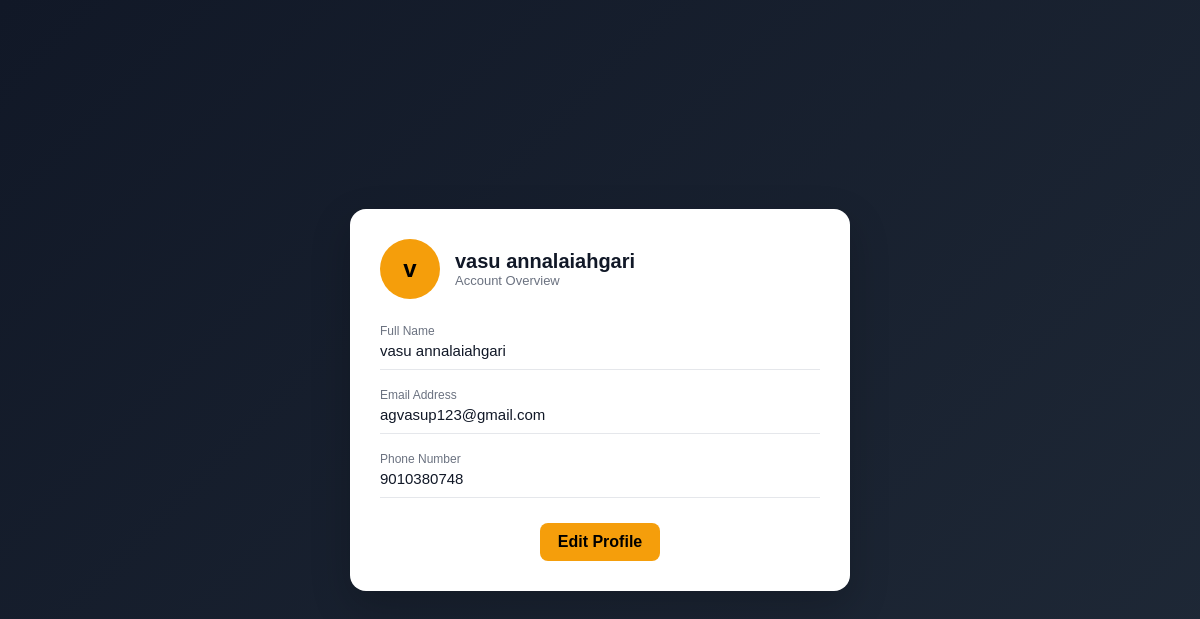
The page /profile/ (signed in) on the database as committed earlier.
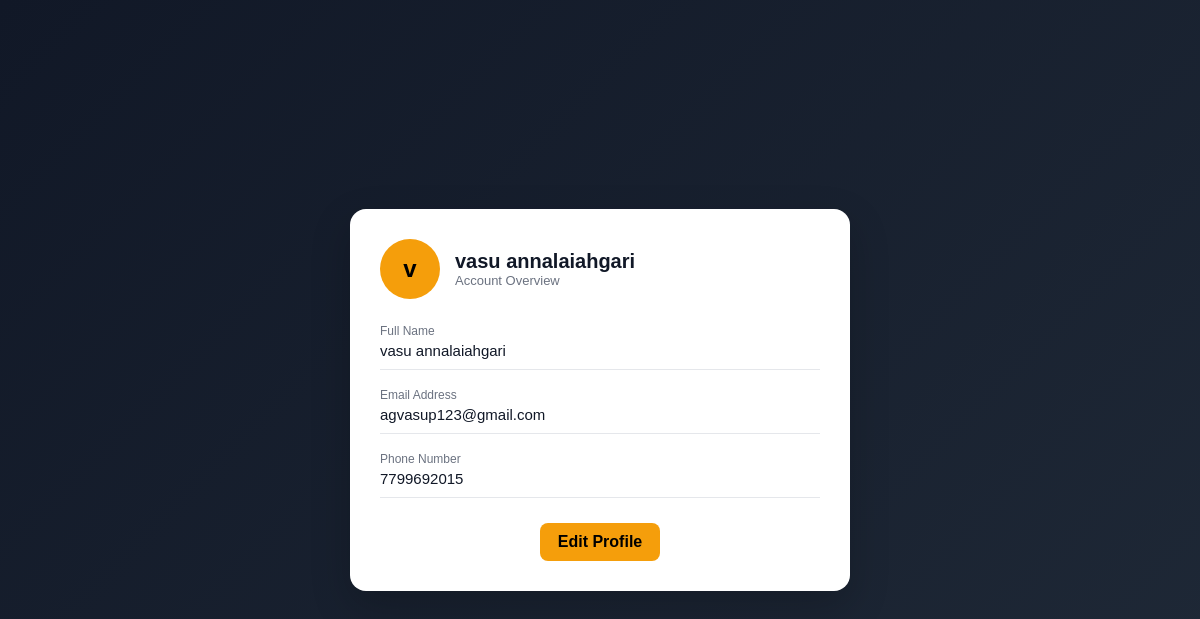
The same page on the database as committed later.
### accounts/models.py (models this page shows, shortened)
class User(AbstractUser):
    username = None
    email = models.EmailField(
        unique=True
    )
    phone = models.CharField(
        max_length=10,
        unique=True
    )
    full_name = models.CharField(
        max_length=150
    )
    is_email_verified = models.BooleanField(
        default=False
    )
    USERNAME_FIELD = "email"
    REQUIRED_FIELDS = ["phone"]
    objects = UserManager()

### accounts/views.py (the view)
# urls.py: path("profile/", profile_view, name="profile"),
@login_required
def profile_view(request):
    profile, created = UserProfile.objects.get_or_create(
        user=request.user
    )
    return render(
        request,
        "accounts/profile.html",
        {
            "user": request.user,
            "profile": profile
        }
    )

### home/context_processors.py (called while the page is built)
def global_data(request):
    return {
        "categories": Category.objects.all()
    }

### accounts/templates/accounts/profile.html (shortened to what this page needs)
{% load static %}
<!DOCTYPE html>
<html>
<head>
</head>
<body>
<div class="profile-wrapper">
    <div class="profile-card">
        <div class="profile-header">
            <div class="avatar">
                {{ user.full_name|first }}
            </div>
            <div>
                <h2>{{ user.full_name }}</h2>
                <p>Account Overview</p>
            </div>
        </div>
        <div class="profile-details">
            <div class="info-row">
                <label>Full Name</label>
                <p>{{ user.full_name }}</p>
            </div>
            <div class="info-row">
                <label>Email Address</label>
                <p>{{ user.email }}</p>
            </div>
            <div class="info-row">
                <label>Phone Number</label>
                <p>{{ user.phone }}</p>
            </div>
        </div>
        <div class="profile-actions">
<a href="{% url 'edit_profile' %}" class="btn">Edit Profile</a>
        </div>
    </div>
</div>
</body>
</html>

Rows that differ between the two databases and show on the page:
changed User "vasu annalaiahgari": phone "9010380748" → "7799692015"
